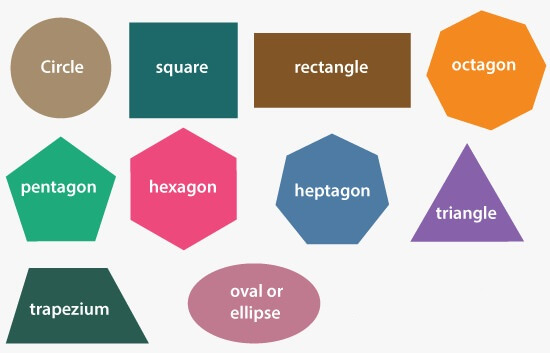
#> input picture Percepcion Visual/act_final/figures4.jpg, 550 x 353 px
$ jupyter execute 'Detección y conteo.ipynb'
#> lines starting #> are read from the running program, lines starting #| are printed output that depends on the picture; after the words box and inside, x2 and y2 are one past the last pixel; in counts of white or black regions, pixels touching at a corner belong together
[cell 1]
#@@ -1,20 +1,23 @@
#!/usr/bin/python3
# -*- coding: utf-8 -*-
"""
Created on Fri Jul 16 12:46:49 2021
@author: ruizvilj
"""
import cv2 as cv
import numpy as np
import math
class CannyFilter():

    def __init__(self, img_name):
        self.img_name = img_name
        self.original_img = None
        self.original_img = cv.imread(self.img_name)

        if self.original_img is None:
            raise Exception("[ERROR] Image not found in path.")

    def get_original_image(self):
        return self.original_img
    # Return the X and Y gradients of the image
    def sobelAlgorithm(self, input_image):
        img_height, img_width = self.original_img.shape
        # horizontal kernel mask
        kernel_x = \
            [
                [ -1, 0, 1],
                [ -2, 0, 2],
                [ -1, 0, 1]
            ]
        # Vertical kernel mask
        kernel_y =\
            [
                [-1,-2,-1],
                [ 0, 0, 0],
                [ 1, 2, 1]
            ]
        # Kernel dimensions
        kernel_size = 3
        kernel_radio = kernel_size // 2
        # Used to store (x,y) gradients
        gradient_x = np.zeros_like(self.original_img, np.float64)
        gradient_y = np.zeros_like(self.original_img, np.float64)
        for x in range(img_height):
            for y in range(img_width):
                horizon_pixel_sum, vertical_pixel_sum = 0, 0
                full_kernel_iteration = True
                for i in range(-kernel_radio, kernel_radio+1):
                    for j in range(-kernel_radio, kernel_radio+1):
                        # Target coordinate for original image
                        tg_x, tg_y = x + i, y + j
                        # Target coordinates for kernel
                        ktg_x, ktg_y = i + kernel_radio, j + kernel_radio
                        if tg_x < 0 or tg_x >= img_height or tg_y < 0 or tg_y >= img_width:
                            full_kernel_iteration = False
                            continue
                        # Calculate gradient X
                        horizon_pixel_sum += kernel_x[ktg_x][ktg_y] * input_image[tg_x, tg_y]
                        # Calculate gradient Y
                        vertical_pixel_sum += kernel_y[ktg_x][ktg_y] * input_image[tg_x, tg_y]
                if full_kernel_iteration:
                    gradient_x[x, y] = float(horizon_pixel_sum)
                    gradient_y[x, y] = float(vertical_pixel_sum)
                # Formula to merge results = sqrt(img1_pixel ^ 2 + img2_pixel ^ 2), btw this is the magnitude
                #new_pixel = int(math.sqrt(pow(horizon_pixel_sum, 2) + pow(vertical_pixel_sum, 2)))
                #output_img[x, y] = new_pixel
        return gradient_x, gradient_y
    def nonMaximumSuppresion(self, magnitudes, angles):
        img_height, img_width = self.original_img.shape
        for x in range(img_height):
            for y in range(img_width):
                gradient_angle = angles[x, y]
                gradient_angle = abs(gradient_angle - 180) if abs(gradient_angle) > 180 else abs(gradient_angle)
                # Now select the neighbours based on gradient direction
                neighb_x_1, neighb_y_1, neighb_x_2, neighb_y_2 = 0, 0, 0, 0
                # Neighbours in the X axis
                if gradient_angle <= 22.5:
                    neighb_x_1, neighb_y_1 = x, y - 1
                    neighb_x_2, neighb_y_2 = x, y + 1
                # Neighbours in the right diagonal (\) from picture perspective
                elif gradient_angle > 22.5 and gradient_angle <= (22.5 + 45.0):
                    neighb_x_1, neighb_y_1 = x - 1, y - 1
                    neighb_x_2, neighb_y_2 = x + 1, y + 1
                # Neighbours in the Y axis
                elif gradient_angle > (22.5 + 45.0) and gradient_angle <= (22.5 + 90.0):
                    neighb_x_1, neighb_y_1 = x - 1, y
                    neighb_x_2, neighb_y_2 = x + 1, y
                # Neighbours in the left diagonal (/) from picture perspective
                elif gradient_angle > (22.5 + 90) and gradient_angle <= (22.5 + 135.0):
                    neighb_x_1, neighb_y_1 = x + 1, y - 1
                    neighb_x_2, neighb_y_2 = x - 1, y + 1
                # Again comple cycle, that means X axis
                elif gradient_angle > (22.5 + 135) and gradient_angle <= (22.5 + 180.0):
                    neighb_x_1, neighb_y_1 = x, y - 1
                    neighb_x_2, neighb_y_2 = x, y + 1
                if img_height > neighb_x_1 > 0 and img_width > neighb_y_1 > 0:
                    if magnitudes[x, y] < magnitudes[neighb_x_1, neighb_y_1]:
                        magnitudes[x, y] = 0
                        continue
                if img_height > neighb_x_2 > 0 and img_width > neighb_y_2 > 0:
                    if magnitudes[x, y] < magnitudes[neighb_x_2, neighb_y_2]:
                        magnitudes[x, y] = 0
        return magnitudes


    def applyFilter(self):
        # Let's apply a grayscaling for easy manipulation
        self.original_img = cv.imread(self.img_name)

        if self.original_img is None:
            raise Exception("[ERROR] Image not found in path.")

        # Convert to gray scale to easy manipulation
        self.original_img = cv.cvtColor(self.original_img, cv.COLOR_BGR2GRAY)

        # Let's remove some noisy using a Gausassian filter
        output_img = cv.GaussianBlur(self.original_img, (5, 5), 1.4)

        # Let's get the gradients provided by Sobel algorithm
        gx, gy = self.sobelAlgorithm(output_img)
        # Convert cartesian coordinates to polar
        magnitudes, angles = cv.cartToPolar(gx, gy, angleInDegrees=True)
        magnitudes = self.nonMaximumSuppresion(magnitudes, angles)
        # Minimun and maximun thresholds
        threshold_min = np.max(magnitudes) * 0.1
        threshold_max = np.max(magnitudes) * 0.5
        img_height, img_width  = self.original_img.shape
        for x in range(img_height):
            for y in range(img_width):
                grad_mag = magnitudes[x, y]
                if grad_mag < threshold_min:
                    magnitudes[x, y] = 0
                else:
                    magnitudes[x, y] = 255
        return magnitudes

# Apply the closing morphological filter to the input image
# and return an image with a Grayscale
def closing_filter(input_image):
    morph_kernel = cv.getStructuringElement(cv.MORPH_OPEN, (5, 5))
    image_with_closing_filter = cv.morphologyEx(input_image, cv.MORPH_CLOSE, morph_kernel)

    # Important return the image in Grayscale (8 bits)
    return image_with_closing_filter.astype(np.uint8)

# Count the figures found in the image and return the input image with the labels
def countFigures(input_image, image_with_edges):

    triangles_count, rectables_count, pentagon_count = 0, 0, 0
    hexagon_count, octagon_count, circle_count = 0, 0, 0

    # Find the image contours
    image_contours, _ = cv.findContours(image_with_edges, cv.RETR_EXTERNAL, cv.CHAIN_APPROX_SIMPLE)
    for count in image_contours:
        # Epsilon is the approximation accuracy
        epsilon = 0.01 * cv.arcLength(count, True)
        approximations = cv.approxPolyDP(count, epsilon, True)

        cv.drawContours(input_image, [approximations], 0, (0), 2)

        # Name of the detected shapes are written on the image in spanish :)
        i, j = approximations[0][0]
        if len(approximations) == 3:
            cv.putText(input_image, "Triangle", (i, j), cv.FONT_HERSHEY_COMPLEX, 0.5, 0, 1)
            triangles_count += 1
        elif len(approximations) == 4:
            cv.putText(input_image, "Rectangle", (i, j), cv.FONT_HERSHEY_COMPLEX, 0.5, 0, 1)
            rectables_count += 1
        elif len(approximations) == 5:
            cv.putText(input_image, "Pentagon", (i, j), cv.FONT_HERSHEY_COMPLEX, 0.5, 0, 1)
            pentagon_count += 1
        elif len(approximations) == 6:
            cv.putText(input_image, "Hexagon", (i, j), cv.FONT_HERSHEY_COMPLEX, 0.5, 0, 1)
            hexagon_count += 1
        elif len(approximations) == 8:
            cv.putText(input_image, "Octagon", (i, j), cv.FONT_HERSHEY_COMPLEX, 0.5, 0, 1)
            octagon_count += 1
        # Let's consider anything above 12 verteces as circle
        elif len(approximations) >= 12:
            cv.putText(input_image, "Circle", (i, j), cv.FONT_HERSHEY_COMPLEX, 0.5, 0, 1)
            circle_count += 1


    print("Triangles:", triangles_count)
    print("Rectangles: ", rectables_count)
    print("Pentagons: ", pentagon_count)
    print("hexagons: ", hexagon_count)
    print("Octagons: ", octagon_count)
    print("Circles: ", circle_count)

    # Return the input image with the labels on it
    return input_image

[cell 2]
print("CAPTCHA SOLVER")
images_arr = ["figures4.jpg", "figures5.png", "figures2.jpg"]
test_case = 1
for image_name in images_arr:

    print("Case #" + str(test_case),", Image: ", image_name, sep='')

    # Edge detection by Canny algorithm
    cannyFilter = CannyFilter(image_name)
#> in __init__, self.original_img is the input picture: shape (353, 550, 3); mean B, G, R 183, 187.5, 194.7
    output_img = cannyFilter.applyFilter()
#> in applyFilter, `self.original_img = cv.cvtColor(self.original_img, cv.COLOR_BGR2GRAY)`:
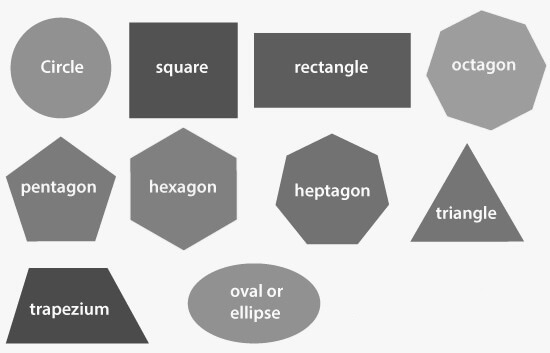
#> self.original_img: shape (353, 550); min 56, max 255, mean 189.1
#> in applyFilter, `output_img = cv.GaussianBlur(self.original_img, (5, 5), 1.4)`:
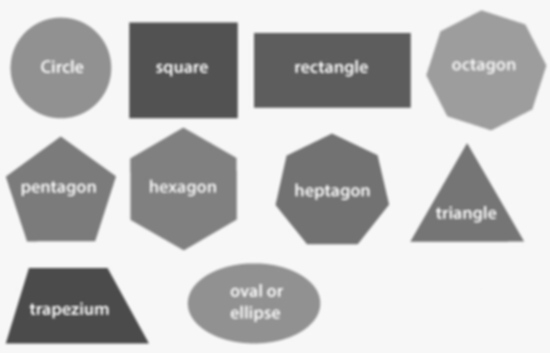
#> output_img: shape (353, 550); min 74, max 248, mean 189.1
#> after the loop in sobelAlgorithm, `for x in range(img_height):`:
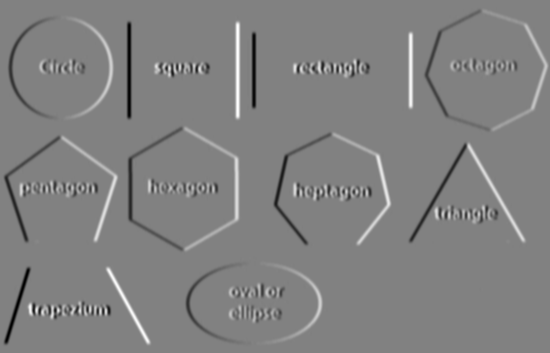
#> gradient_x: shape (353, 550) float64; min -369, max 360, mean 0; drawn with min black and max white
#> after the loop in sobelAlgorithm, `for x in range(img_height):`:
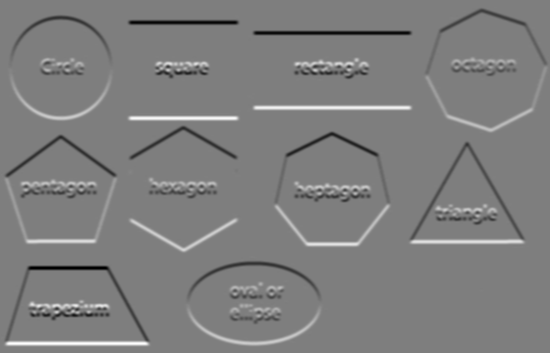
#> gradient_y: shape (353, 550) float64; min -372, max 376, mean 0; drawn with min black and max white
#> in applyFilter, `magnitudes, angles = cv.cartToPolar(gx, gy, angleInDegrees=True)`:
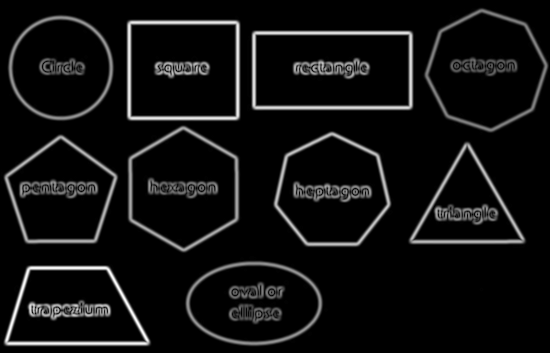
#> magnitudes: shape (353, 550) float64; min 0, max 389.7, mean 26.5; drawn with min black and max white
#> in applyFilter, `magnitudes, angles = cv.cartToPolar(gx, gy, angleInDegrees=True)`:
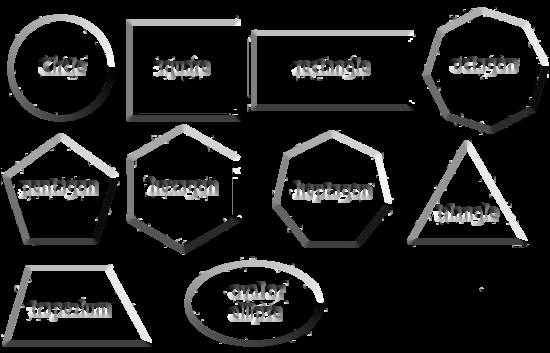
#> angles: shape (353, 550) float64; min 0, max 359.8, mean 40.1; drawn with min black and max white
#> after the loop in nonMaximumSuppresion, `for x in range(img_height):`:
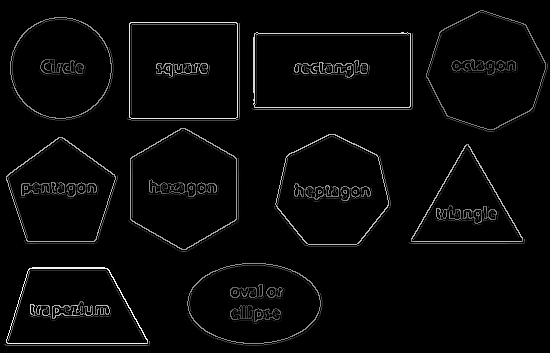
#> magnitudes: shape (353, 550) float64; 14.94% of pixels changed, all inside (x1, y1, x2, y2) = (1, 7, 549, 347); drawn with min black and max white
#> in applyFilter, `threshold_min = np.max(magnitudes) * 0.1`: threshold_min = 38.97
#> in applyFilter, `threshold_max = np.max(magnitudes) * 0.5`: threshold_max = 194.9
#> after the loop in applyFilter, `for x in range(img_height):`:
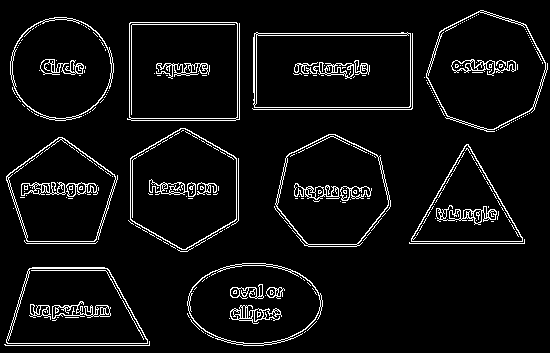
#> magnitudes: shape (353, 550) float64; 6% white in thin lines or dots
    image_with_edges = cannyFilter.applyFilter()
    original_image = cv.imread(image_name)

    # Apply closure filter
    image_with_edges = closing_filter(image_with_edges)
#> in closing_filter, `image_with_closing_filter = cv.morphologyEx(input_image, cv.MORPH_CLOS..`:
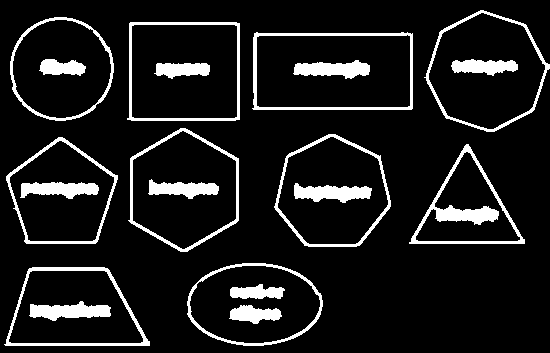
#> image_with_closing_filter: shape (353, 550) float64; 10.6% white; 20 white regions, largest, box (x1, y1, x2, y2) and area: (409, 144, 525, 244) 1946, (252, 32, 413, 110) 1454, (4, 267, 150, 346) 1276
#> in closing_filter, `return image_with_closing_filter.astype(np.uint8)`: returned value: shape (353, 550); 10.6% white; 20 white regions

    # Count the figures
    image_with_labels = countFigures(original_image, image_with_edges)
#> in countFigures, `image_contours, _ = cv.findContours(image_with_edges, cv.RETR_EXTERNAL..`: image_contours = 10 contours; largest, box (x1, y1, x2, y2) and area: (252, 32, 413, 110) 12076, (127, 22, 240, 121) 10774, (424, 10, 550, 132) 10685, (128, 128, 239, 252) 10224, (274, 134, 391, 247) 9763
#> the loop in countFigures, `for count in image_contours:` made 10 passes
#> (epsilon, approximations, i, j, triangles_count) on pass 3: (3.63, [[409, 242], [524, 243], [466, 144]], 409, 242, 1)
#> (epsilon, approximations, i, j) on passes 1, 7, 8: (4.06, [[4, 344], [149, 341], [107, 268], [32, 267]], 4, 344), (4.75, [[254, 33], [253, 109], [412, 108], [412, 33]], 254, 33), (4.17, [[129, 23], [127, 119], [239, 119], [239, 23]], 129, 23)
#> after the loop in countFigures, `for count in image_contours:`:
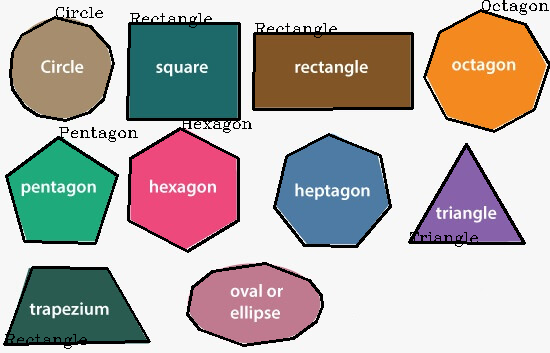
#> input_image: shape (353, 550, 3); mean B, G, R 170, 174.5, 181.5
#> after the loop in countFigures, `for count in image_contours:`: circle_count = 1; rectables_count = 3; triangles_count = 1
#| Triangles: 1
#| Rectangles:  3
#| Pentagons:  1
#| hexagons:  1
#| Octagons:  1
#| Circles:  1

    cv.imshow("Original image", cannyFilter.get_original_image())
    cv.imshow("Image with edges", image_with_edges)
    cv.imshow("Image with labels", image_with_labels)

    print("Press any key to continue")
    print("Press any key to continue\n")
    cv.waitKey(60000)
    cv.destroyAllWindows()
    test_case += 1
#> pass 2 of the loop `for image_name in images_arr:`:
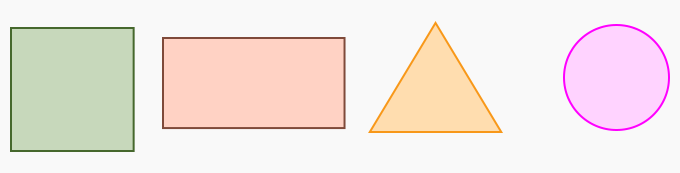
#> input picture Percepcion Visual/act_final/figures5.png, 680 x 173 px
#> in __init__, self.original_img is the input picture: shape (173, 680, 3); mean B, G, R 225.4, 230.5, 241.8
#> self.original_img: shape (173, 680)
#> output_img: shape (173, 680)
#> angles: shape (173, 680) float64
#> threshold_min = 30.85
#> threshold_max = 154.3
#> after the loop in applyFilter (call 3), `for x in range(img_height):`:
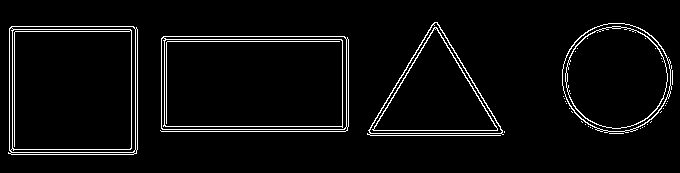
#> magnitudes: shape (173, 680) float64; 4.3% white in thin lines or dots, all inside (x1, y1, x2, y2) = (8, 22, 673, 155)
#> image_with_closing_filter: shape (173, 680) float64; 8.8% white; 4 white regions, box (x1, y1, x2, y2) and area: (160, 36, 349, 132) 3341, (8, 26, 138, 155) 3060, (367, 22, 505, 136) 1996, (562, 23, 673, 134) 1948
#> image_contours = 4 contours; box (x1, y1, x2, y2) and area: (160, 36, 349, 132) 17753, (8, 26, 138, 155) 16370, (562, 23, 673, 134) 9524, (367, 22, 505, 136) 8093
#> the loop in countFigures (call 2), `for count in image_contours:` made 4 passes
#> (epsilon, approximations, i, j, rectables_count) on passes 1 to 2: (5.61, [[161, 38], [161, 131], [347, 130], [347, 37]], 161, 38, 1), (5.09, [[11, 26], [8, 153], [136, 153], [136, 27]], 11, 26, 2)
#> after the loop in countFigures (call 2), `for count in image_contours:`:
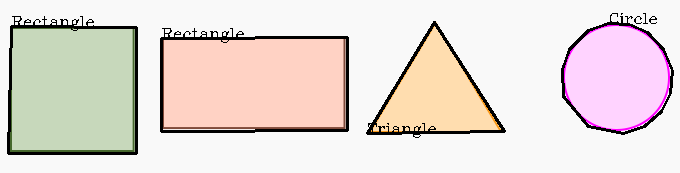
#> input_image: shape (173, 680, 3); mean B, G, R 215.2, 219.8, 229.9
#> after the loop in countFigures (call 2), `for count in image_contours:`: circle_count = 1; hexagon_count = 0; rectables_count = 2; triangles_count = 1
#| Triangles: 1
#| Rectangles:  2
#| Pentagons:  0
#| hexagons:  0
#| Octagons:  0
#| Circles:  1
#> pass 3 of the loop `for image_name in images_arr:`:
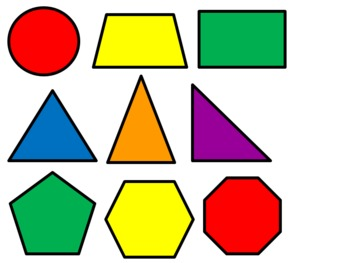
#> input picture Percepcion Visual/act_final/figures2.jpg, 350 x 263 px
#> in __init__, self.original_img is the input picture: shape (263, 350, 3); mean B, G, R 162.9, 193, 201.5
#> self.original_img: shape (263, 350)
#> output_img: shape (263, 350)
#> angles: shape (263, 350) float64
#> image_with_closing_filter: shape (263, 350) float64; 15.7% white; 8 white regions, largest, box (x1, y1, x2, y2) and area: (90, 12, 190, 167) 3549, (102, 179, 197, 263) 1953, (195, 9, 289, 71) 1576
#> image_contours = 8 contours; box (x1, y1, x2, y2) and area: (90, 12, 190, 167) 8739, (102, 179, 197, 263) 6103, (195, 9, 289, 71) 5547, (201, 176, 285, 258) 5524, (9, 171, 99, 258) 5454, (7, 6, 83, 79) 4313, (5, 89, 100, 165) 3723, (189, 83, 274, 165) 3630
#> the loop in countFigures (call 3), `for count in image_contours:` made 8 passes
#> (epsilon, approximations, i, j) on passes 4, 5, 7: (2.83, [[5, 162], [97, 164], [99, 159], [51, 89]], 5, 162), (2.84, [[191, 84], [189, 163], [273, 163], [273, 159]], 191, 84), (3.05, [[197, 11], [196, 70], [288, 69], [288, 10]], 197, 11)
#> after the loop in countFigures (call 3), `for count in image_contours:`:
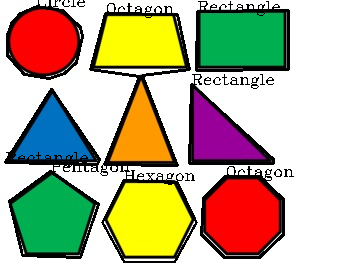
#> input_image: shape (263, 350, 3); mean B, G, R 145.2, 175.3, 184
#> after the loop in countFigures (call 3), `for count in image_contours:`: circle_count = 1; octagon_count = 2; pentagon_count = 1; rectables_count = 3; triangles_count = 0
#| Triangles: 0
#| Rectangles:  3
#| Pentagons:  1
#| hexagons:  1
#| Octagons:  2
#| Circles:  1
